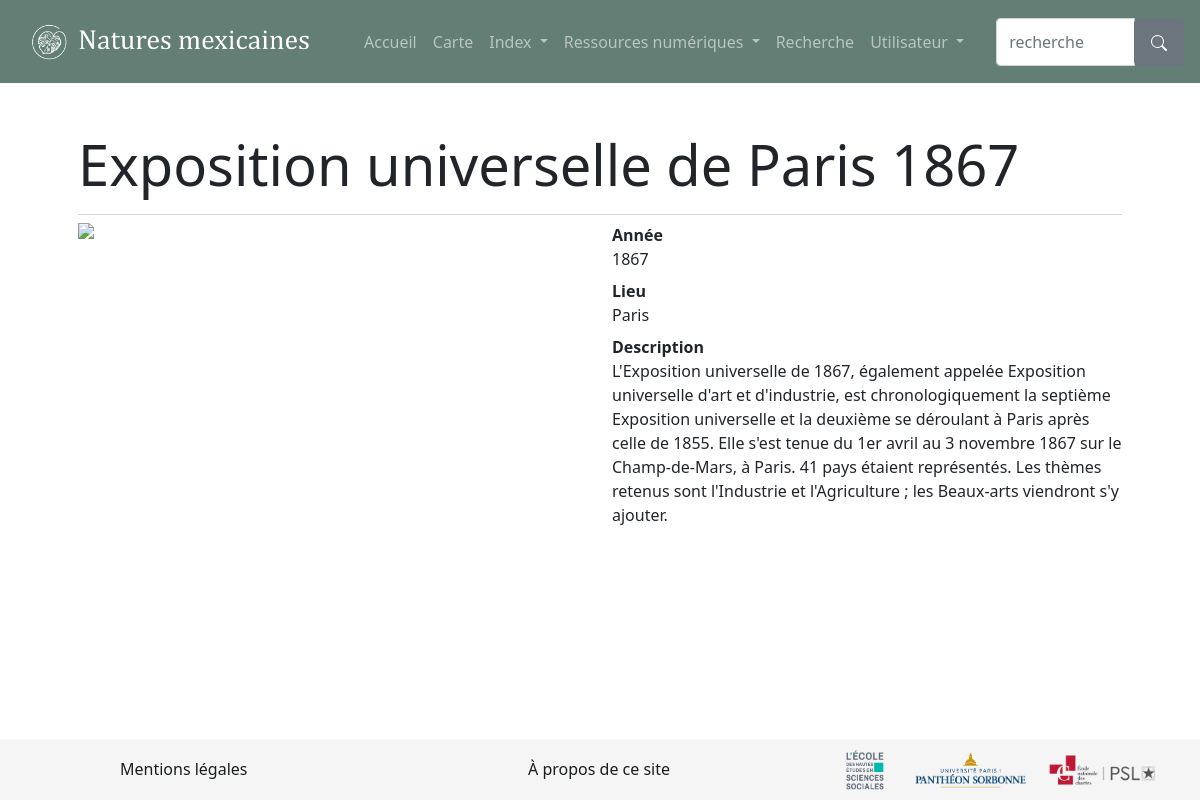
Screenshot of /events/2 with the database file from the repository.
### natures_mexicaines/modeles/entities.py (models this page shows)
class Event(db.Model):
    id = db.Column(db.Integer, unique=True, nullable=False, primary_key=True, autoincrement=True)
    name = db.Column(db.Text)
    start = db.Column(db.Text)
    end = db.Column(db.Text)
    place_id = db.Column(db.Integer, db.ForeignKey('place.id'))
    description = db.Column(db.Text)
    image = db.Column(db.Text)

class Place(db.Model):
    id = db.Column(db.Integer, unique=True, nullable=False, primary_key=True, autoincrement=True)
    name = db.Column(db.Text)
    lat = db.Column(db.Text)
    lon = db.Column(db.Text)
    description = db.Column(db.Text)

### natures_mexicaines/routes/generic.py (the view)
@app.route("/events/<int:event_id>")
def event(event_id):
    event = Event.query.get_or_404(event_id)
    if event.image != 'None':
        image = event.image
    ville = Place.query.filter(Place.id == event.place_id).all()
    return render_template("pages/event.html", name=name, event=event, image=image,
                           ville=ville)

### natures_mexicaines/templates/pages/event.html (shortened to what this page needs)
{% extends "partials/gabarit_entity.html" %}
{% block name %}
    {{event.name}}
{% endblock %}
{% block image %}
    {% if image %}
        {{image}}
    {% endif %}
{% endblock %}
{% block entity %}
    <dl>
        <dt>Année</dt><dd>{{event.start}}</dd>
        {% if ville != "rien" %}
            <dt>Lieu</dt>
            {% for villes in ville %}
                <dd>{{villes.name}}</dd>
            {% endfor %}
        {% endif %}
        <dt>Description</dt><dd>{{event.description}}</dd>
    </dl>
{% endblock %}

### rows the page displays
Event: name "Exposition universelle de Paris 1867", start "1867", description "L'Exposition universelle de 1867, également appelée Exposition universelle d'art et d'industrie, est chronologiquement la septième Exposition universelle et la deuxième se déroulant à Paris après celle de 1855. Elle s'est tenue du 1er avril au 3 novembre 1867 sur le Champ-de-Mars, à Paris. 41 pays étaient représentés. Les thèmes retenus sont l'Industrie et l'Agriculture ; les Beaux-arts viendront s'y ajouter."
Place: name "Paris"
